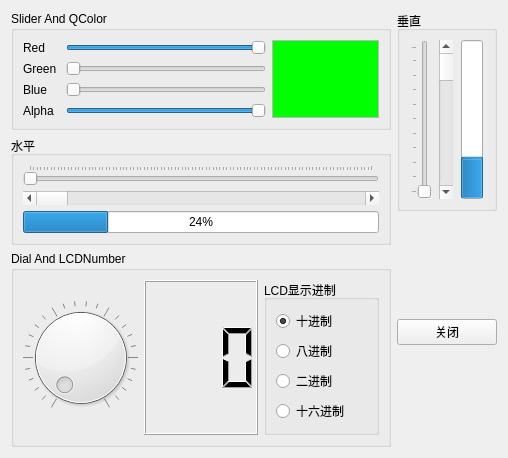
<?xml version="1.0" encoding="UTF-8"?>
<ui version="4.0">
 <class>Widget</class>
 <widget class="QWidget" name="Widget">
  <property name="geometry">
   <rect>
    <x>0</x>
    <y>0</y>
    <width>508</width>
    <height>455</height>
   </rect>
  </property>
  <property name="windowTitle">
   <string>Widget</string>
  </property>
  <layout class="QHBoxLayout" name="horizontalLayout">
   <item>
    <layout class="QVBoxLayout" name="verticalLayout_2">
     <item>
      <widget class="QGroupBox" name="groupBox">
       <property name="title">
        <string>Slider And QColor</string>
       </property>
       <layout class="QGridLayout" name="gridLayout">
        <item row="2" column="1">
         <widget class="QSlider" name="sld_blue">
          <property name="maximum">
           <number>255</number>
          </property>
          <property name="orientation">
           <enum>Qt::Horizontal</enum>
          </property>
         </widget>
        </item>
        <item row="0" column="1">
         <widget class="QSlider" name="sld_red">
          <property name="minimumSize">
           <size>
            <width>200</width>
            <height>0</height>
           </size>
          </property>
          <property name="maximum">
           <number>255</number>
          </property>
          <property name="value">
           <number>255</number>
          </property>
          <property name="orientation">
           <enum>Qt::Horizontal</enum>
          </property>
         </widget>
        </item>
        <item row="2" column="0">
         <widget class="QLabel" name="lb_blue">
          <property name="text">
           <string>Blue </string>
          </property>
         </widget>
        </item>
        <item row="3" column="1">
         <widget class="QSlider" name="sld_alpha">
          <property name="maximum">
           <number>255</number>
          </property>
          <property name="value">
           <number>255</number>
          </property>
          <property name="orientation">
           <enum>Qt::Horizontal</enum>
          </property>
         </widget>
        </item>
        <item row="3" column="0">
         <widget class="QLabel" name="lb_alpha">
          <property name="text">
           <string>Alpha</string>
          </property>
         </widget>
        </item>
        <item row="1" column="0">
         <widget class="QLabel" name="lb_green">
          <property name="text">
           <string>Green </string>
          </property>
         </widget>
        </item>
        <item row="0" column="2" rowspan="4">
         <widget class="QTextEdit" name="textEdit">
          <property name="minimumSize">
           <size>
            <width>100</width>
            <height>0</height>
           </size>
          </property>
          <property name="palette">
           <palette>
            <active>
             <colorrole role="Base">
              <brush brushstyle="SolidPattern">
               <color alpha="255">
                <red>0</red>
                <green>255</green>
                <blue>0</blue>
               </color>
              </brush>
             </colorrole>
            </active>
            <inactive>
             <colorrole role="Base">
              <brush brushstyle="SolidPattern">
               <color alpha="255">
                <red>0</red>
                <green>255</green>
                <blue>0</blue>
               </color>
              </brush>
             </colorrole>
            </inactive>
            <disabled>
             <colorrole role="Base">
              <brush brushstyle="SolidPattern">
               <color alpha="255">
                <red>240</red>
                <green>240</green>
                <blue>240</blue>
               </color>
              </brush>
             </colorrole>
            </disabled>
           </palette>
          </property>
          <property name="frameShadow">
           <enum>QFrame::Sunken</enum>
          </property>
         </widget>
        </item>
        <item row="0" column="0">
         <widget class="QLabel" name="lb_red">
          <property name="text">
           <string>Red</string>
          </property>
         </widget>
        </item>
        <item row="1" column="1">
         <widget class="QSlider" name="sld_green">
          <property name="maximum">
           <number>255</number>
          </property>
          <property name="orientation">
           <enum>Qt::Horizontal</enum>
          </property>
         </widget>
        </item>
       </layout>
      </widget>
     </item>
     <item>
      <widget class="QGroupBox" name="groupBox_4">
       <property name="title">
        <string>水平</string>
       </property>
       <layout class="QGridLayout" name="gridLayout_4">
        <item row="2" column="0">
         <widget class="QScrollBar" name="scrbar_horizon">
          <property name="orientation">
           <enum>Qt::Horizontal</enum>
          </property>
         </widget>
        </item>
        <item row="3" column="0">
         <widget class="QProgressBar" name="pgbar_horizon">
          <property name="value">
           <number>24</number>
          </property>
         </widget>
        </item>
        <item row="1" column="0">
         <widget class="QSlider" name="sld_horizon">
          <property name="orientation">
           <enum>Qt::Horizontal</enum>
          </property>
          <property name="tickPosition">
           <enum>QSlider::TicksAbove</enum>
          </property>
         </widget>
        </item>
       </layout>
      </widget>
     </item>
     <item>
      <widget class="QGroupBox" name="groupBox_2">
       <property name="title">
        <string>Dial And LCDNumber</string>
       </property>
       <layout class="QGridLayout" name="gridLayout_3">
        <item row="0" column="0">
         <widget class="QDial" name="dial_manual">
          <property name="minimumSize">
           <size>
            <width>102</width>
            <height>0</height>
           </size>
          </property>
          <property name="mouseTracking">
           <bool>false</bool>
          </property>
          <property name="contextMenuPolicy">
           <enum>Qt::NoContextMenu</enum>
          </property>
          <property name="acceptDrops">
           <bool>false</bool>
          </property>
          <property name="autoFillBackground">
           <bool>false</bool>
          </property>
          <property name="sliderPosition">
           <number>0</number>
          </property>
          <property name="wrapping">
           <bool>false</bool>
          </property>
          <property name="notchesVisible">
           <bool>true</bool>
          </property>
         </widget>
        </item>
        <item row="0" column="1">
         <widget class="QLCDNumber" name="lcdNumber">
          <property name="minimumSize">
           <size>
            <width>80</width>
            <height>0</height>
           </size>
          </property>
          <property name="digitCount">
           <number>3</number>
          </property>
         </widget>
        </item>
        <item row="0" column="2">
         <widget class="QGroupBox" name="groupBox_3">
          <property name="minimumSize">
           <size>
            <width>80</width>
            <height>0</height>
           </size>
          </property>
          <property name="title">
           <string>LCD显示进制</string>
          </property>
          <layout class="QGridLayout" name="gridLayout_2">
           <item row="2" column="0">
            <widget class="QRadioButton" name="rbtn_oct">
             <property name="text">
              <string>八进制</string>
             </property>
            </widget>
           </item>
           <item row="3" column="0">
            <widget class="QRadioButton" name="rbtn_bin">
             <property name="text">
              <string>二进制</string>
             </property>
            </widget>
           </item>
           <item row="0" column="0">
            <widget class="QRadioButton" name="rbtn_ten">
             <property name="focusPolicy">
              <enum>Qt::WheelFocus</enum>
             </property>
             <property name="text">
              <string>十进制</string>
             </property>
             <property name="checked">
              <bool>true</bool>
             </property>
            </widget>
           </item>
           <item row="4" column="0">
            <widget class="QRadioButton" name="rbtn_hex">
             <property name="text">
              <string>十六进制</string>
             </property>
            </widget>
           </item>
          </layout>
         </widget>
        </item>
       </layout>
      </widget>
     </item>
    </layout>
   </item>
   <item>
    <layout class="QVBoxLayout" name="verticalLayout">
     <item>
      <widget class="QGroupBox" name="groupBox_5">
       <property name="minimumSize">
        <size>
         <width>100</width>
         <height>200</height>
        </size>
       </property>
       <property name="maximumSize">
        <size>
         <width>16777215</width>
         <height>16777215</height>
        </size>
       </property>
       <property name="title">
        <string>垂直</string>
       </property>
       <layout class="QGridLayout" name="gridLayout_5">
        <item row="0" column="1">
         <widget class="QScrollBar" name="scrbar_vertical">
          <property name="minimumSize">
           <size>
            <width>0</width>
            <height>150</height>
           </size>
          </property>
          <property name="orientation">
           <enum>Qt::Vertical</enum>
          </property>
         </widget>
        </item>
        <item row="0" column="2">
         <widget class="QProgressBar" name="pgbar_vertical">
          <property name="value">
           <number>24</number>
          </property>
          <property name="textVisible">
           <bool>true</bool>
          </property>
          <property name="orientation">
           <enum>Qt::Vertical</enum>
          </property>
          <property name="invertedAppearance">
           <bool>false</bool>
          </property>
          <property name="textDirection">
           <enum>QProgressBar::TopToBottom</enum>
          </property>
         </widget>
        </item>
        <item row="0" column="0">
         <widget class="QSlider" name="sld_vertical">
          <property name="orientation">
           <enum>Qt::Vertical</enum>
          </property>
          <property name="tickPosition">
           <enum>QSlider::TicksAbove</enum>
          </property>
         </widget>
        </item>
       </layout>
      </widget>
     </item>
     <item>
      <spacer name="verticalSpacer">
       <property name="orientation">
        <enum>Qt::Vertical</enum>
       </property>
       <property name="sizeType">
        <enum>QSizePolicy::Expanding</enum>
       </property>
       <property name="sizeHint" stdset="0">
        <size>
         <width>20</width>
         <height>40</height>
        </size>
       </property>
      </spacer>
     </item>
     <item>
      <widget class="QPushButton" name="btn_exit">
       <property name="text">
        <string>关闭</string>
       </property>
      </widget>
     </item>
     <item>
      <spacer name="verticalSpacer_2">
       <property name="orientation">
        <enum>Qt::Vertical</enum>
       </property>
       <property name="sizeType">
        <enum>QSizePolicy::Expanding</enum>
       </property>
       <property name="sizeHint" stdset="0">
        <size>
         <width>20</width>
         <height>40</height>
        </size>
       </property>
      </spacer>
     </item>
    </layout>
   </item>
  </layout>
 </widget>
 <resources/>
 <connections>
  <connection>
   <sender>btn_exit</sender>
   <signal>clicked()</signal>
   <receiver>Widget</receiver>
   <slot>close()</slot>
   <hints>
    <hint type="sourcelabel">
     <x>447</x>
     <y>330</y>
    </hint>
    <hint type="destinationlabel">
     <x>253</x>
     <y>227</y>
    </hint>
   </hints>
  </connection>
 </connections>
</ui>
